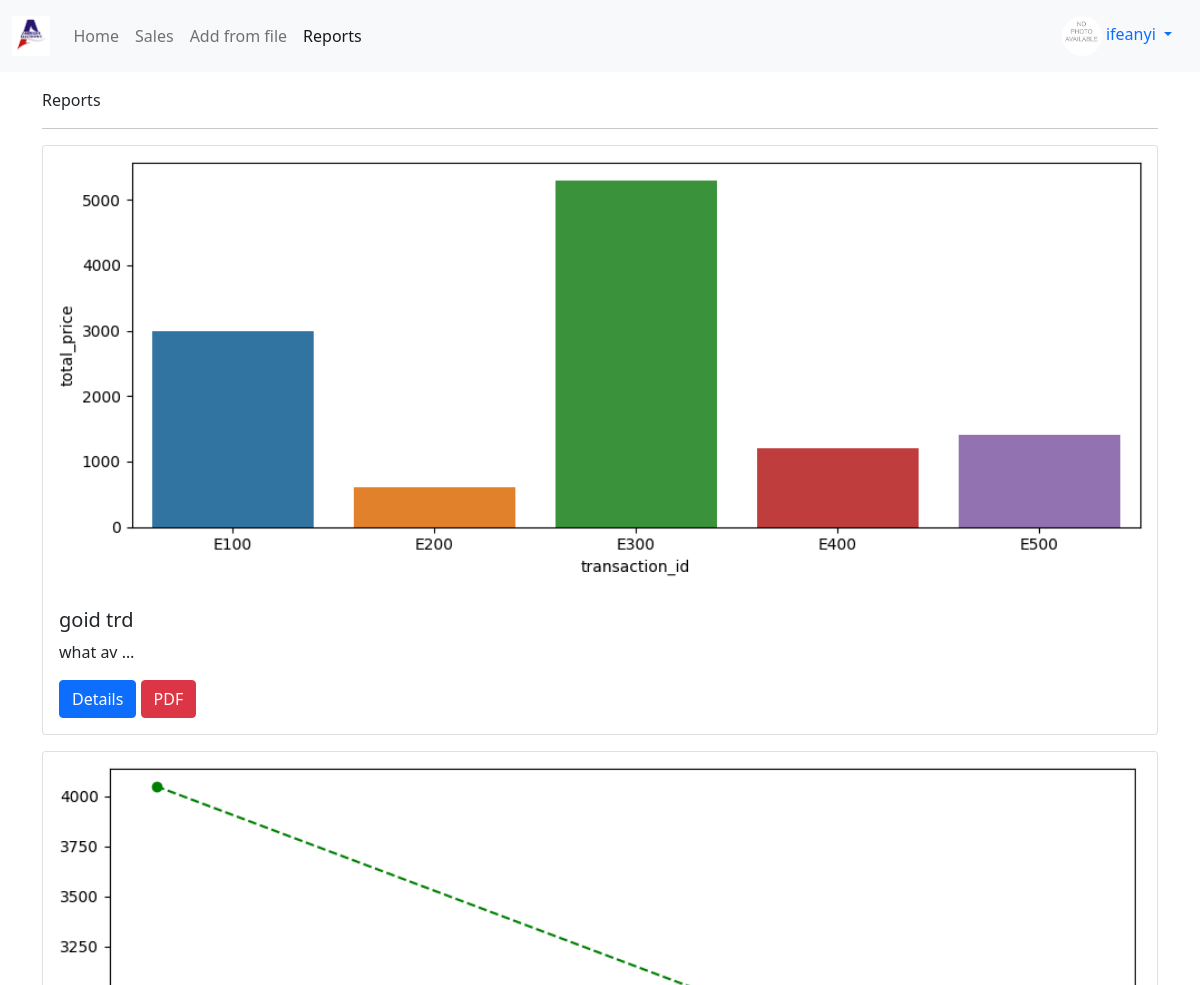
Page /reports/ (signed in, upper part) on the earlier database version.
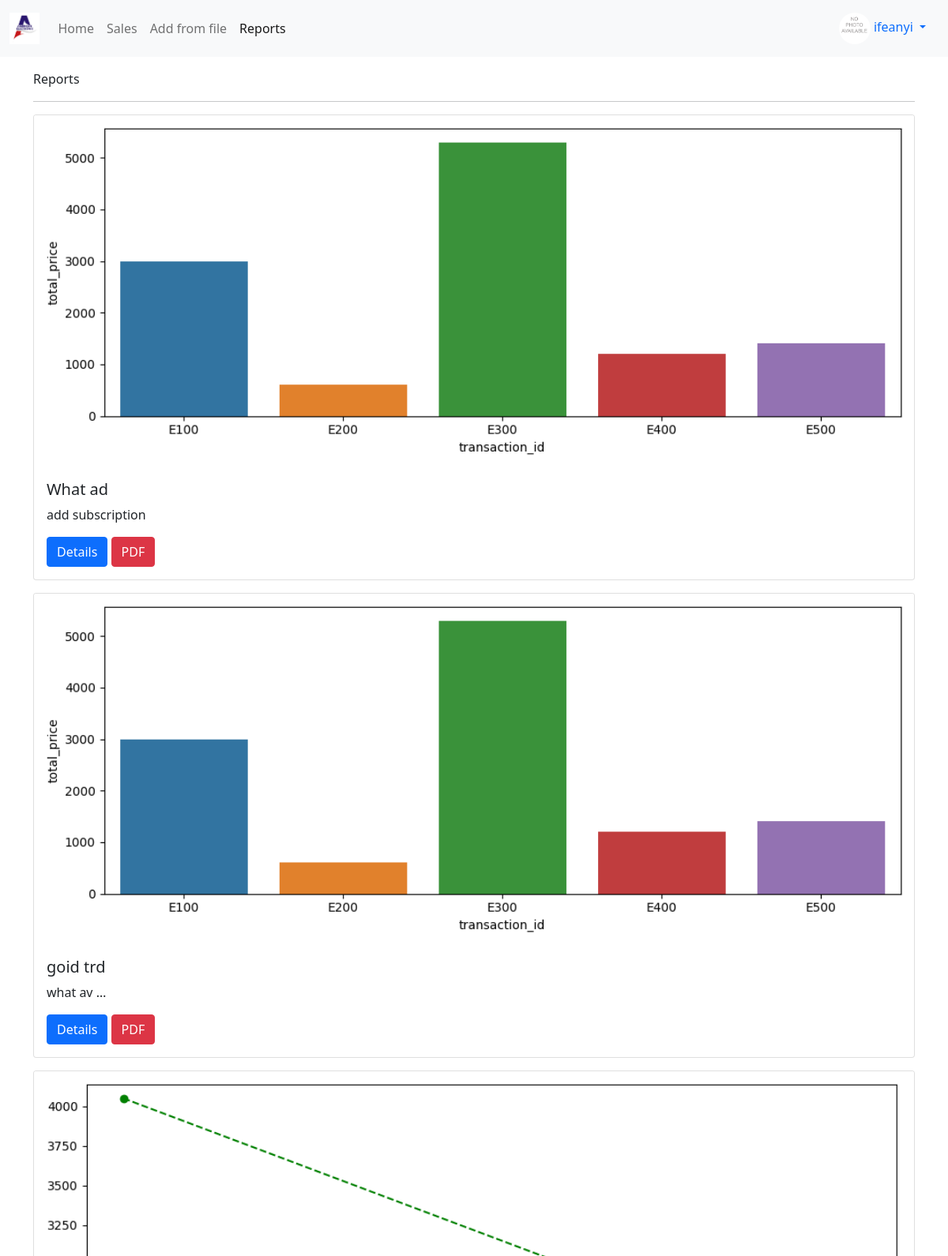
Same page on the later database version.
### reports/models.py (models this page shows, shortened)
class Report(models.Model):
    name = models.CharField(max_length=120)
    image = models.ImageField(upload_to='reports', blank=True)
    remarks = models.TextField()
    author = models.ForeignKey(Profile, on_delete=models.CASCADE)
    created = models.DateTimeField(auto_now_add=True)
    updated = models.DateTimeField(auto_now=True)
    def get_absolute_url(self):
        return reverse("reports:detail", kwargs={"pk": self.pk})
    class Meta:
        ordering = ('-created',)

### reports/views.py (the view)
# urls.py: path('', ReportListView.as_view(), name='main'),
class ReportListView(LoginRequiredMixin, ListView):
    model = Report
    template_name = 'reports/main.html'

### reports/templates/reports/main.html (shortened to what this page needs)
{% extends 'base.html' %}
{% block content %}
    Reports
    <hr>
    {% for obj in object_list %}
        <div class="card mb-3" >
            {% if obj.image %}
                <img src="{{obj.image.url}}" class="card-img-top" alt="{{obj.name}}">
            {% endif %}
            <div class="card-body">
                <h5 class="card-title">{{obj.name}}</h5>
                <p class="card-text">{{obj.remarks|truncatewords:2}}</p>
                <a href="{{obj.get_absolute_url}}" class="btn btn-primary">Details</a>
                <a href="{% url 'reports:pdf' obj.pk %}" class="btn btn-danger">PDF</a>
            </div>
        </div>
    {% endfor %}
{% endblock content %}

Differences in the rows shown:
added Report: image (picture), name "What ad", remarks "add subscription"
